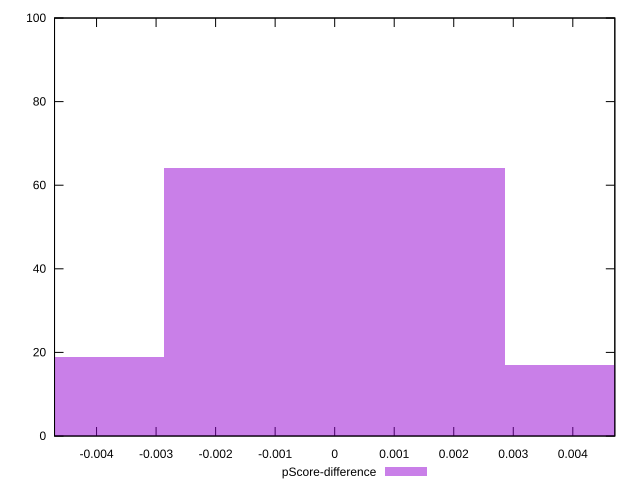

Recreate this plot in gnuplot.
reset

$pScoreDifference <<EOF
0.005720411012973705 17
0 64
-0.005720411012973705 19
EOF

set key outside below
set boxwidth 0.005720411012973705
set xrange [-0.004705882352941209:0.004705882352941171]
set yrange [0:100]
set trange [0:100]
set style fill transparent solid 0.5 noborder
set terminal svg size 640, 490 enhanced background rgb 'white'
set output "reports/report_00028_2021-02-24T12-49-42.674Z/uses-text-compression/samples/card/pScore-difference/histogram.svg"

plot $pScoreDifference title "pScore-difference" with boxes

reset
